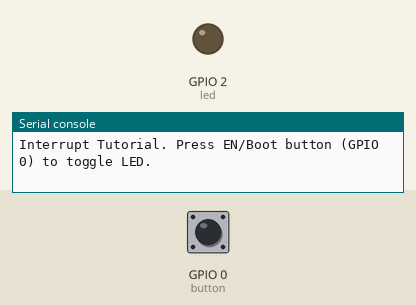
Recording of a program running on a simulated ESP32 board running MicroPython. Parts: output pins drawn as LEDs (lit = HIGH), the last lines printed to the serial console. The test bench sets the inputs (shaded band); at power-on: GPIO 0 (button) HIGH.

Above: at 1.2 s.
1.3 s: GPIO 0 (button) pulled LOW for 0.15 s
At 1.7 s:
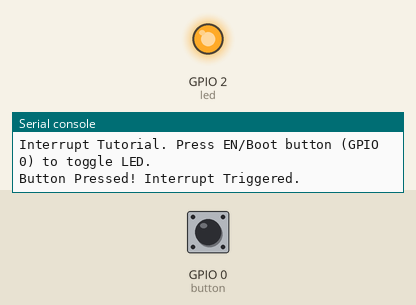
2.9 s: GPIO 0 (button) pulled LOW for 1 s
At 4.1 s:
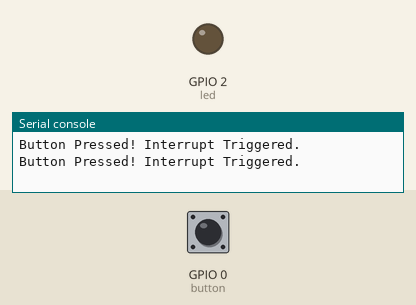
5.4 s: GPIO 0 (button) pulled LOW for 3.2 s
At 6.0 s:
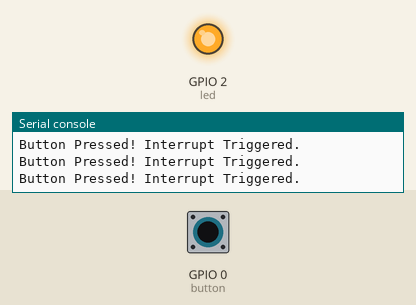
Timing chart, 0 to 8.4 s (numbered marks = the images above; inputs shaded):
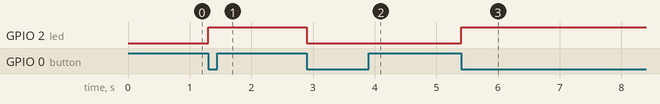

The program:

interrupts.py
```python
from machine import Pin
import time

led = Pin(2, Pin.OUT)
button = Pin(0, Pin.IN, Pin.PULL_UP)

def handle_interrupt(pin):
    print("Button Pressed! Interrupt Triggered.")
    led.value(not led.value())

# Ngắt khi nhấn nút (FALLING edge)
button.irq(trigger=Pin.IRQ_FALLING, handler=handle_interrupt)

print("Interrupt Tutorial. Press EN/Boot button (GPIO 0) to toggle LED.")
while True:
    time.sleep(1)
```

Measured:
- after the input at 1.3 s, GPIO 2 (led): LOW → HIGH at once
- after the input at 2.9 s, GPIO 2 (led): HIGH → LOW at once
- after the input at 5.4 s, GPIO 2 (led): LOW → HIGH at once
